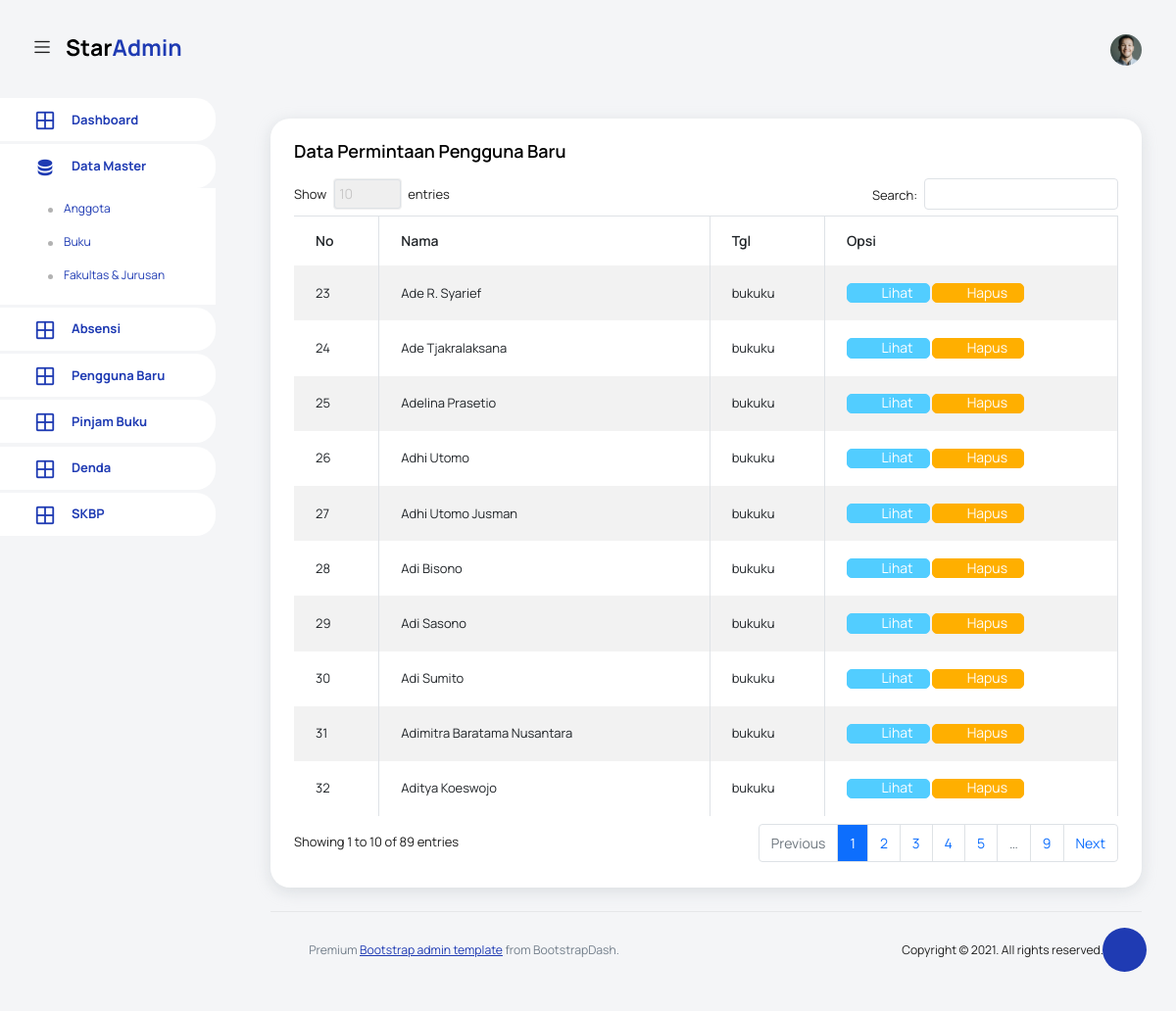
The app's page /pages/pengguna_baru/index.php with its own data.
### tables this page shows
CREATE TABLE `anggota` (
  `id` int(11) NOT NULL,
  `req_perpus` varchar(40) NOT NULL,
  `nama` varchar(40) NOT NULL,
  `STB` varchar(25) NOT NULL,
  `fklts` varchar(25) DEFAULT NULL,
  `jrsn` varchar(25) DEFAULT NULL,
  `almt` varchar(255) NOT NULL,
  `email` varchar(255) NOT NULL,
  `username` varchar(50) NOT NULL,
  `password` varchar(40) NOT NULL,
  `level` varchar(4) NOT NULL,
  `status` int(11) NOT NULL,
  `img` varchar(40) DEFAULT NULL,
  `created` timestamp NOT NULL DEFAULT current_timestamp() ON UPDATE current_timestamp()
);

### config/function-anggota.php (the view, shortened to what this page needs)
<?php
function list_anggota_baru()
{
    include 'koneksi.php';
    $sql = "SELECT * FROM `anggota` WHERE `status` = 0 ORDER BY `anggota`.`status` ASC;";
    $result = $conn->query($sql);
        while ($row = $result->fetch_assoc()) {
            echo "<tr>
                    <td>". $row["id"] ."</td>
                    <td>" . $row["nama"] . "</td>
                    <td>bukuku</td>
                    <td>
                      <a href='javascript:void(0)' onClick='viewAnggota" . $row["id"] . "()' class='btn btn-info btn-icon-text'>
                        <i class='ti-eye btn-icon-prepend'></i>
                        Lihat
                      </a>
                                <div class='modal fade' id='modalView" . $row["id"] . "' tabindex='-1' role='dialog' aria-labelledby='modalViewLabel' aria-hidden='true'>
                                            <td>" . $row["req_perpus"] . "</td>
                                            <td>" . $row["nama"] . "</td>
                                            <td>" . $row["STB"] . "</td>
                                            <td>" . $row["fklts"] . " \ " . $row["jrsn"] . "</td>
                                            <td>" . $row["almt"] . "</td>
                                        <a href=index.php?aktif=" . $row['id'] . " type='submit' class='btn btn-primary btn-icon-text'><i class='ti-check btn-icon-prepend'></i>Terima</a>
                                        <a href=index.php?tolak=" . $row['id'] . " type='submit' class='btn btn-danger btn-icon-text'><i class='ti-close btn-icon-prepend'></i>Tolak</a>
                                </div>
                                function viewAnggota" . $row["id"] . "(){
                                    $('#modalView" . $row["id"] . "').modal('show');
                      <a href=index.php?hapus=" . $row['id'] . " type='submit' class='btn btn-warning btn-icon-text'>
                        <i class='ti-trash btn-icon-prepend'></i>
                        Hapus
                      </a>
                    </td>
                </tr>";
        }
}
?>

### template/header.php (shortened to what this page needs)
<!DOCTYPE html>
<html lang="en">
<head>
  <link rel="stylesheet" href="../../vendors/feather/feather.css">
  <link rel="stylesheet" href="../../vendors/mdi/css/materialdesignicons.min.css">
  <link rel="stylesheet" href="../../vendors/ti-icons/css/themify-icons.css">
  <link rel="stylesheet" href="../../vendors/typicons/typicons.css">
  <link rel="stylesheet" href="../../vendors/simple-line-icons/css/simple-line-icons.css">
  <link rel="stylesheet" href="../../vendors/css/vendor.bundle.base.css">
  <link rel="stylesheet" href="../../vendors/datatables.net-bs4/dataTables.bootstrap4.css">
  <link rel="stylesheet" href="../../js/select.dataTables.min.css">
  <link rel="stylesheet" href="../../css/vertical-layout-light/style.css">
  <link rel="stylesheet" href="https://cdn.jsdelivr.net/gh/habibmhamadi/multi-select-tag/dist/css/multi-select-tag.css">
</head>
<body>
    <nav class="navbar default-layout col-lg-12 col-12 p-0 fixed-top d-flex align-items-top flex-row">
      <div class="text-center navbar-brand-wrapper d-flex align-items-center justify-content-start">
        <div class="me-3">
          <button class="navbar-toggler navbar-toggler align-self-center" type="button" data-bs-toggle="minimize">
            <span class="icon-menu"></span>
          </button>
        </div>
        <div>
          <a class="navbar-brand brand-logo" href="../dashboard/index.php">
            <img src="../../images/logo.svg" alt="logo" />
          </a>
        </div>
      </div>
      <div class="navbar-menu-wrapper d-flex align-items-top">
        <ul class="navbar-nav ms-auto">
          <li class="nav-item dropdown d-none d-lg-block user-dropdown">
            <a class="nav-link" id="UserDropdown" href="#" data-bs-toggle="dropdown" aria-expanded="false">
              <img class="img-xs rounded-circle" src="../../images/faces/face8.jpg" alt="Profile image"> </a>
          </li>
        </ul>
      </div>
    </nav>
    <div class="container-fluid page-body-wrapper">
      <div class="theme-setting-wrapper">
        <div id="settings-trigger"><i class="ti-settings"></i></div>
      </div>

### template/sidebar.php (shortened to what this page needs)
<nav class="sidebar sidebar-offcanvas" id="sidebar">
  <ul class="nav">
    <li class="nav-item">
      <a class="nav-link" href="../dashboard/index.php">
        <i class="mdi mdi-grid-large menu-icon"></i>
        <span class="menu-title">Dashboard</span>
      </a>
    </li>
    <li class="nav-item">
      <a class="nav-link" data-bs-toggle="collapse" href="#data-master" aria-expanded="false" aria-controls="data-master">
        <i class="menu-icon mdi mdi-database"></i>
        <span class="menu-title">Data Master</span>
      </a>
      <div class="collapse" id="data-master">
        <ul class="nav flex-column sub-menu">
          <li class="nav-item"> <a class="nav-link" href="../anggota/index.php">Anggota</a></li>
          <li class="nav-item"> <a class="nav-link" href="../buku/index.php">Buku</a></li>
          <li class="nav-item"> <a class="nav-link" href="../fakultas/index.php">Fakultas & Jurusan</a></li>
        </ul>
      </div>
    </li>
    <li class="nav-item">
      <a class="nav-link" href="../absensi/index.php">
        <i class="mdi mdi-grid-large menu-icon"></i>
        <span class="menu-title">Absensi</span>
      </a>
    </li>
    <li class="nav-item">
      <a class="nav-link" href="../pengguna_baru/index.php">
        <i class="mdi mdi-grid-large menu-icon"></i>
        <span class="menu-title">Pengguna Baru</span>
      </a>
    </li>
    <li class="nav-item">
      <a class="nav-link" href="../pinjam/index.php">
        <i class="mdi mdi-grid-large menu-icon"></i>
        <span class="menu-title">Pinjam Buku</span>
      </a>
    </li>
    <li class="nav-item">
      <a class="nav-link" href="../denda/index.php">
        <i class="mdi mdi-grid-large menu-icon"></i>
        <span class="menu-title">Denda</span>
      </a>
    </li>
    <li class="nav-item">
      <a class="nav-link" href="../skbp/index.php">
        <i class="mdi mdi-grid-large menu-icon"></i>
        <span class="menu-title">SKBP</span>
      </a>
    </li>
  </ul>
</nav>

### pages/pengguna_baru/index.php (shortened to what this page needs)
<?php
include '../../config/function-anggota.php';
include '../../template/header.php';
include '../../template/sidebar.php';
?>
<div class="main-panel">
  <div class="content-wrapper">
    <div class="row">
      <div class="col-sm-12 grid-margin stretch-card">
        <div class="card">
          <div class="card-body">
            <h4 class="card-title">Data Permintaan Pengguna Baru</h4>
            <div class="table-responsive">
              <table class="table table-striped table-bordered" id="example">
                <thead>
                  <tr>
                    <th>No</th>
                    <th>Nama</th>
                    <th>Tgl</th>
                    <th>Opsi</th>
                  </tr>
                </thead>
                <tbody>
                <?php list_anggota_baru(); ?>
                </tbody>
              </table>
            </div>
          </div>
        </div>
      </div>
    </div>
<?php
include '../../template/footer.php';
?>

### template/footer.php (shortened to what this page needs)
        <footer class="footer">
          <div class="d-sm-flex justify-content-center justify-content-sm-between">
            <span class="text-muted text-center text-sm-left d-block d-sm-inline-block">Premium <a href="https://www.bootstrapdash.com/" target="_blank">Bootstrap admin template</a> from BootstrapDash.</span>
            <span class="float-none float-sm-right d-block mt-1 mt-sm-0 text-center">Copyright © 2021. All rights reserved.</span>
          </div>
        </footer>
      </div>
    </div>
  </div>
</body>

### records on screen
anggota: id "23", nama "Ade R. Syarief"
anggota: id "24", nama "Ade Tjakralaksana"
anggota: id "25", nama "Adelina Prasetio"
anggota: id "26", nama "Adhi Utomo"
anggota: id "27", nama "Adhi Utomo Jusman"
anggota: id "28", nama "Adi Bisono"
anggota: id "29", nama "Adi Sasono"
anggota: id "30", nama "Adi Sumito"
anggota: id "31", nama "Adimitra Baratama Nusantara"
anggota: id "32", nama "Aditya Koeswojo"
